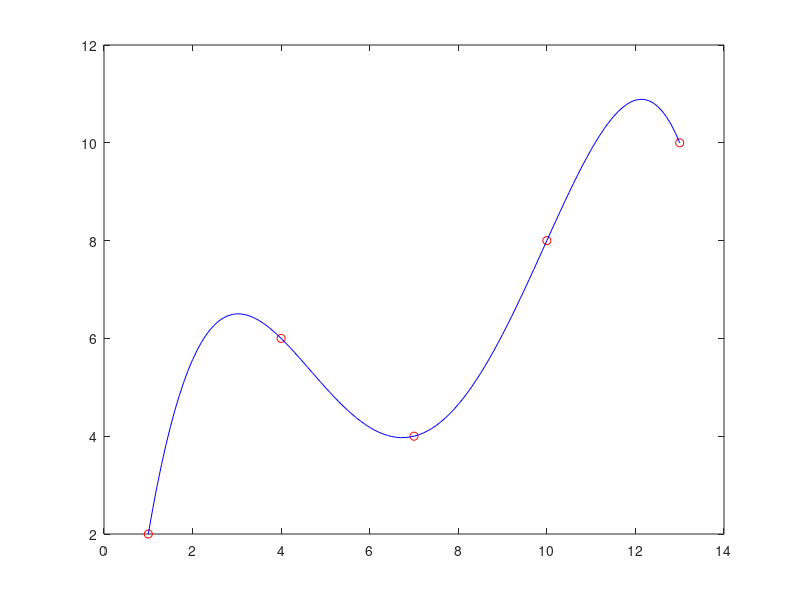

This chart was generated by the following MATLAB code:
%standard에 대한 예제
clear all;
%구하고자 하는 것 : 5개의 점을 지나는 4차 다항식. 
x = [1, 4, 7, 10, 13];
y = [2, 6, 4, 8, 10];

power = [4,3,2,1,0]; 
A=[x(1).^power;
    x(2).^power;
    x(3).^power;
    x(4).^power;
    x(5).^power];
%x(1)의 4승, x(2)의 3승 ...5개의 row
b=y';
c = A\b;
plot(x,y,'ro');
hold on;
xx=1:0.1:13;
%flipplr-> power가 내림차순이라 역으로 바꿔준거
plot(xx,polyval(fliplr(c),xx),'b');
